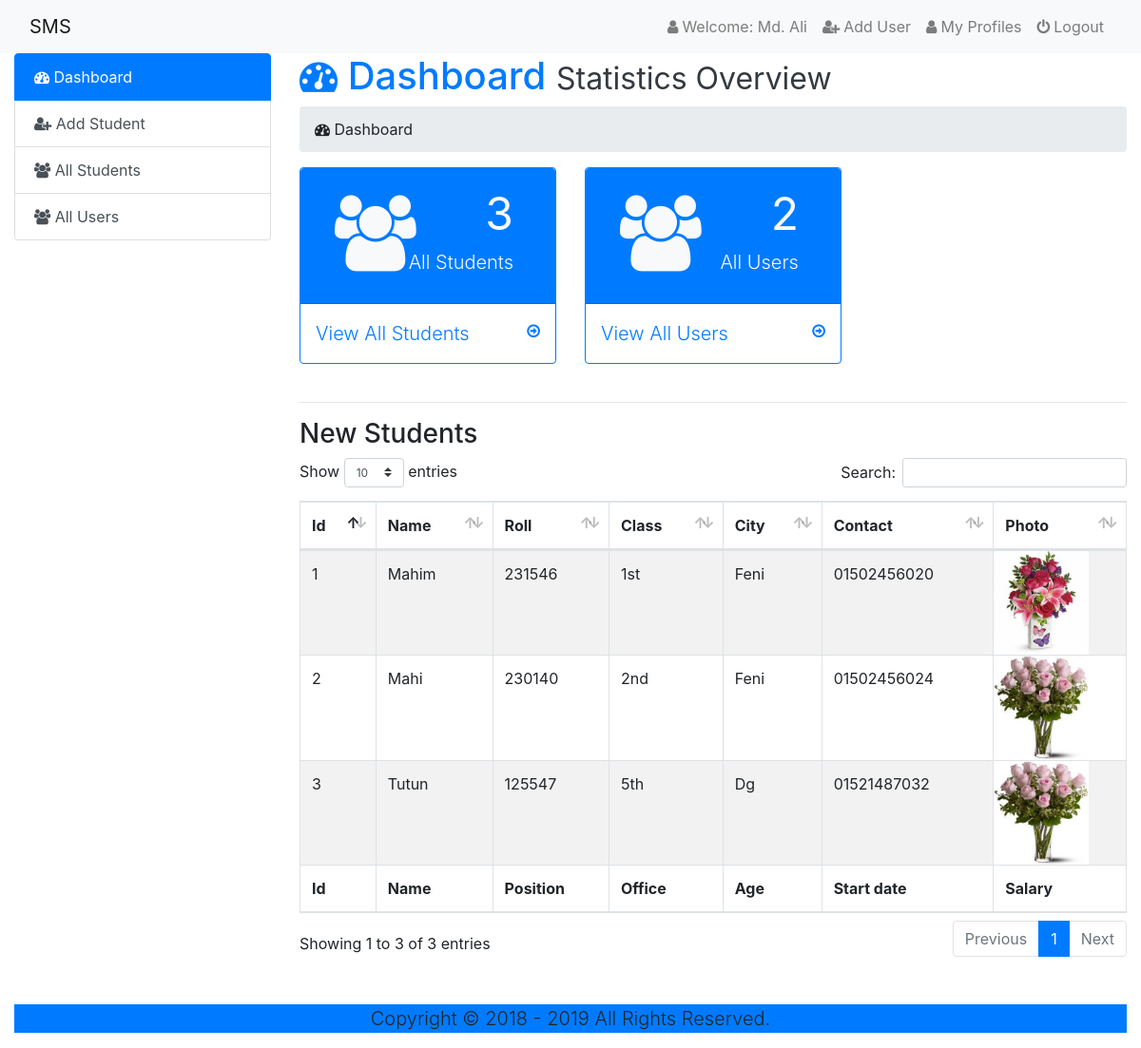
The page /admin/index.php (signed in) on the database its author committed.
### tables this page shows
CREATE TABLE `student_info` (
  `id` int(11) NOT NULL,
  `name` varchar(50) NOT NULL,
  `roll` int(11) NOT NULL,
  `class` varchar(15) NOT NULL,
  `city` varchar(30) NOT NULL,
  `p_contact` varchar(15) NOT NULL,
  `photo` varchar(50) NOT NULL,
  `date_time` timestamp NOT NULL DEFAULT current_timestamp()
);

### src/admin/dashboard.php (the view)
<?php
  $select = "SELECT * FROM `student_info`";
  $total_data =mysqli_query($link, $select);
  $total_student = mysqli_num_rows($total_data);
  $select = "SELECT * FROM `user_data`";
  $total_data =mysqli_query($link, $select);
  $total_user = mysqli_num_rows($total_data);
?>
<div class="col-sm-9">
  <div class="content">
    <h1 class="text-primary"><i class="fa fa-dashboard"></i> Dashboard <small class="text-dark">Statistics Overview</small></h1>
     <ol class="breadcrumb">
       <li class="breadcrumb-item"><i class="fa fa-dashboard"></i> Dashboard</li>
     </ol>
     <div class="row pb-4">
       <div class="col-md-4">
         <div class="card-group">
           <div class="card border-primary">
             <div class="card-header bg-primary text-light">
               <div class="row">
                 <div class="col-sm-4">
                   <div class="">
                     <i class="fa fa-users fa-5x pt-3 pl-3"></i>
                   </div>
                 </div>
                 <div class="col-sm-8">
                   <div class="pull-right fa-3x pr-4"><?php echo ($total_student); ?></div>
                   <div class="clearfix"></div>
                   <div class="pull-right pb-3 pr-4 lead">All Students</div>
                 </div>
               </div>
             </div>
             <a href="index.php?page=all-student" class="p-3">
               <span class="pull-Left lead">View All Students</span>
               <span class="pull-right"><i class="fa fa-arrow-circle-o-right"></i></span>
             </a>
           </div>
         </div>
       </div>
       <div class="col-md-4">
         <div class="card-group">
           <div class="card border-primary">
             <div class="card-header bg-primary text-light">
               <div class="row">
                 <div class="col-sm-4">
                   <div class="">
                     <i class="fa fa-users fa-5x pt-3 pl-3"></i>
                   </div>
                 </div>
                 <div class="col-sm-8">
                   <div class="pull-right fa-3x pr-4"><?php echo $total_user; ?></div>
                   <div class="clearfix"></div>
                   <div class="pull-right pb-3 pr-4 lead">All Users</div>
                 </div>
               </div>
             </div>
             <a href="index.php?page=all-users" class="p-3">
               <span class="pull-Left lead">View All Users</span>
               <span class="pull-right"><i class="fa fa-arrow-circle-o-right"></i></span>
             </a>
           </div>
         </div>
       </div>
     </div>
     <hr>
     <h3 class="">New Students</h3>
     <div class="table-responsive">
       <table class="table table-hover table-bordered table-striped" id="example">
         <thead class="">
           <tr class="">
             <th class="">Id</th>
             <th class="">Name</th>
             <th class="">Roll</th>
             <th class="">Class</th>
             <th class="">City</th>
             <th class="">Contact</th>
             <th class="">Photo</th>
           </tr>
         </thead>
         <tbody class="">
           <?php
           $select = "SELECT * FROM student_info";
           $db_info = mysqli_query($link, $select);
           while ($row = mysqli_fetch_assoc($db_info)) {
          ?>
           <tr class="">
             <td class=""><?php echo $row['id']; ?></td>
             <td class=""><?php echo ucwords($row['name']); ?></td>
             <td class=""><?php echo $row['roll']; ?></td>
             <td class=""><?php echo $row['class']; ?></td>
             <td class=""><?php echo ucwords($row['city']); ?></td>
             <td class=""><?php echo $row['p_contact']; ?></td>
             <td class="p-0"><img style="width:100px;" src="student-img/<?php echo $row['photo']; ?>"/></td>
           </tr>
           <?php  } ?>
         </tbody>
         <tfoot>
             <tr>
                 <th>Id</th>
                 <th>Name</th>
                 <th>Position</th>
                 <th>Office</th>
                 <th>Age</th>
                 <th>Start date</th>
                 <th>Salary</th>
             </tr>
         </tfoot>
       </table>
     </div>
  </div>
</div>

### src/admin/index.php (shortened to what this page needs)
<!DOCTYPE html>
<html lang="en">
  <head>
    <link rel="stylesheet" href="../css/font-awesome.min.css">
    <link rel="stylesheet" href="../css/bootstrap.css">
    <link rel="stylesheet" href="../css/animate.css">
    <link rel="stylesheet" href="../css/bootstrap-data-table.min.css">
    <link rel="stylesheet" href="../css/style.css">
  </head>
  <body>
    <nav class="navbar navbar-light bg-light navbar-expand-sm sticky-top">
       <div class="container-fluid">
         <a href="index.php" class="navbar-brand">SMS</a>
         <din class="collapse navbar-collapse" id="navbarNav">
           <ul class="navbar-nav ml-auto text-capitalize">
             <li class="nav-item">
               <a href="#" class="nav-link"><i class="fa fa-user mr-1"></i>Welcome: md. Ali</a>
             </li>
             <li class="nav-item">
               <a href="registration.php" class="nav-link"><i class="fa fa-user-plus mr-1"></i>Add User</a>
             </li>
             <li class="nav-item">
               <a href="index.php?page=profile" class="nav-link"><i class="fa fa-user mr-1"></i>My Profiles</a>
             </li>
             <li class="nav-item">
               <a href="logout.php" class="nav-link"><i class="fa fa-power-off mr-1"></i>Logout</a>
             </li>
           </ul>
         </din>
       </div>
     </nav>
     <div class="container-fluid" style="min-height: 450px;">
       <div class="row">
         <div class="col-sm-3 d-none d-sm-inline-block">
           <div class="list-group">
              <a href="index.php?page=dashboard" class="list-group-item list-group-item-action active"><i class="fa fa-dashboard"></i>
                Dashboard
              </a>
              <a href="index.php?page=add-student" class="list-group-item list-group-item-action"><i class="fa fa-user-plus"></i> Add Student</a>
              <a href="index.php?page=all-student" class="list-group-item list-group-item-action"><i class="fa fa-users"></i> All Students</a>
              <a href="index.php?page=all-users" class="list-group-item list-group-item-action"><i class="fa fa-users"></i> All Users</a>
            </div>
         </div>
            <?php
               if (isset($_GET['page'])) {
                 $page = $_GET['page'].'.php';
               }else {
                 $page = 'dashboard.php';
               }
               if (file_exists($page)) {
                 require_once $page;
               }else {
                 require_once './404.php';
               }
             ?>
       </div>
     </div>
     <footer class="container-fluid mt-5">
       <div class="text-center bg-primary">
         <p class="lead">Copyright &copy; 2018 - <?php echo date('Y'); ?> All Rights Reserved.</p>
       </div>
     </footer>
  </body>
</html>

### rows shown on the page
student_info: id "1", name "Mahim", roll "231546", class "1st", city "Feni", p_contact "01502456020", photo (picture)
student_info: id "2", name "Mahi", roll "230140", class "2nd", city "Feni", p_contact "01502456024", photo (picture)
student_info: id "3", name "Tutun", roll "125547", class "5th", city "Dg", p_contact "01521487032", photo (picture)

### other values the page prints
$total_student "3"
$total_user "2"
